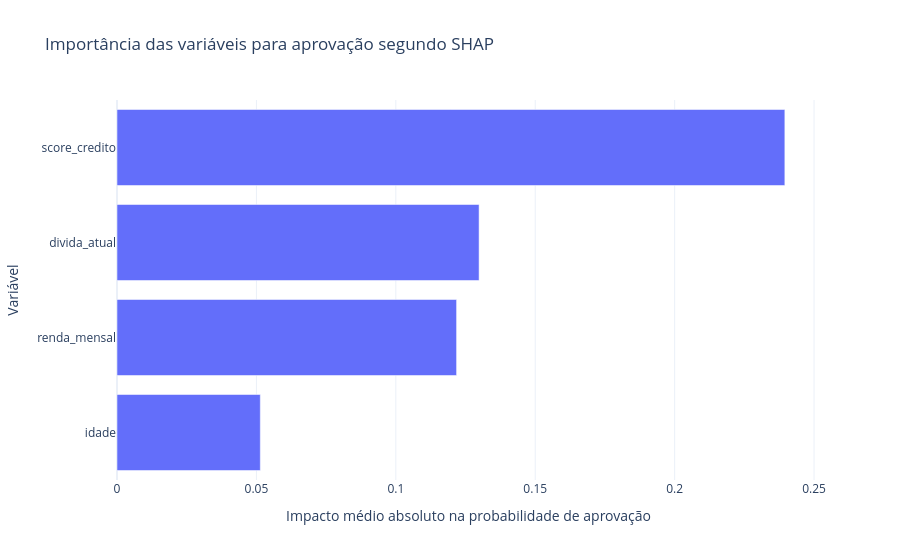

Notebook code for this chart:
### Markdown cell above
Esta célula prepara a explicação do modelo com SHAP. O scatter mostrou padrões visuais entre renda, score, dívida e decisão de crédito, mas ainda não explica como o modelo usa essas variáveis na previsão. O SHAP entra como uma camada de interpretabilidade: ele estima quanto cada variável contribui para aumentar ou reduzir a probabilidade de `aprovado`. Em crédito, isso é importante porque ajuda a reduzir o risco de tratar o modelo como uma caixa-preta e facilita discutir se a decisão faz sentido do ponto de vista de negócio.

### Code cell
import shap

colunas_shap_credito = ['renda_mensal', 'idade', 'score_credito', 'divida_atual']
dados_shap_credito = df[colunas_shap_credito].sample(
    n=min(80, len(df)),
    random_state=42,
).copy()


def prever_probabilidades_credito(dados_credito: pd.DataFrame) -> pd.DataFrame:
    dados_formatados = pd.DataFrame(dados_credito, columns=colunas_shap_credito)
    probabilidades = resultado_credito['modelo_credito'].predict_proba(dados_formatados)

    return pd.DataFrame(probabilidades, columns=resultado_credito['classes_credito'])


explicador_shap_credito = shap.Explainer(
    prever_probabilidades_credito,
    dados_shap_credito,
    feature_names=colunas_shap_credito,
    output_names=resultado_credito['classes_credito'],
)
valores_shap_credito = explicador_shap_credito(dados_shap_credito, silent=True)

indice_classe_aprovado = resultado_credito['classes_credito'].index('aprovado')
valores_shap_aprovado = valores_shap_credito.values[:, :, indice_classe_aprovado]

importancia_shap_credito = (
    pd.DataFrame(
        {
            'variavel': colunas_shap_credito,
            'impacto_medio_absoluto': abs(valores_shap_aprovado).mean(axis=0),
        }
    )
    .sort_values('impacto_medio_absoluto', ascending=True)
)

figura_shap_credito = px.bar(
    importancia_shap_credito,
    x='impacto_medio_absoluto',
    y='variavel',
    orientation='h',
    title='Importância das variáveis para aprovação segundo SHAP',
    labels={
        'impacto_medio_absoluto': 'Impacto médio absoluto na probabilidade de aprovação',
        'variavel': 'Variável',
    },
)
figura_shap_credito.update_layout(template='plotly_white')
figura_shap_credito.show()

### Figure 1 — Plotly figure (JSON) as saved in the notebook; plotly's stock layout.template omitted (floating-point values rounded to 4 significant figures)
{"data": [{"hovertemplate": "Impacto médio absoluto na probabilidade de aprovação=%{x}<br>Variável=%{y}<extra></extra>", "legendgroup": "", "marker": {"color": "#636efa", "pattern": {"shape": ""}}, "name": "", "orientation": "h", "showlegend": false, "textposition": "auto", "type": "bar", "x": [0.0514, 0.1218, 0.1299, 0.2395], "xaxis": "x", "y": ["idade", "renda_mensal", "divida_atual", "score_credito"], "yaxis": "y"}], "layout": {"barmode": "relative", "legend": {"tracegroupgap": 0}, "title": {"text": "Importância das variáveis para aprovação segundo SHAP"}, "xaxis": {"anchor": "y", "domain": [0, 1], "title": {"text": "Impacto médio absoluto na probabilidade de aprovação"}}, "yaxis": {"anchor": "x", "domain": [0, 1], "title": {"text": "Variável"}}}}
